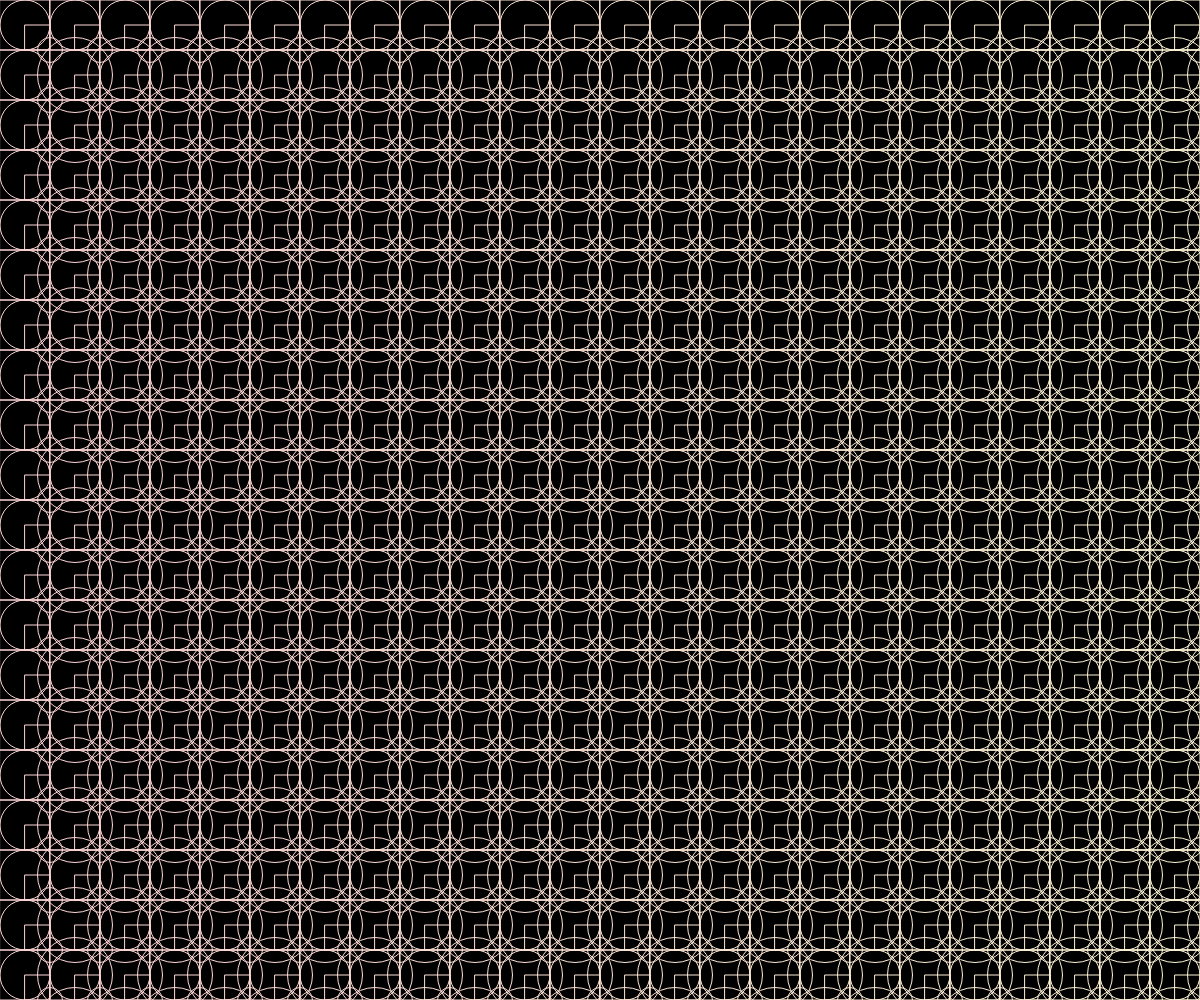
Frame 1 (no input)
Frame 60 (no input): identical to frame 1, image omitted
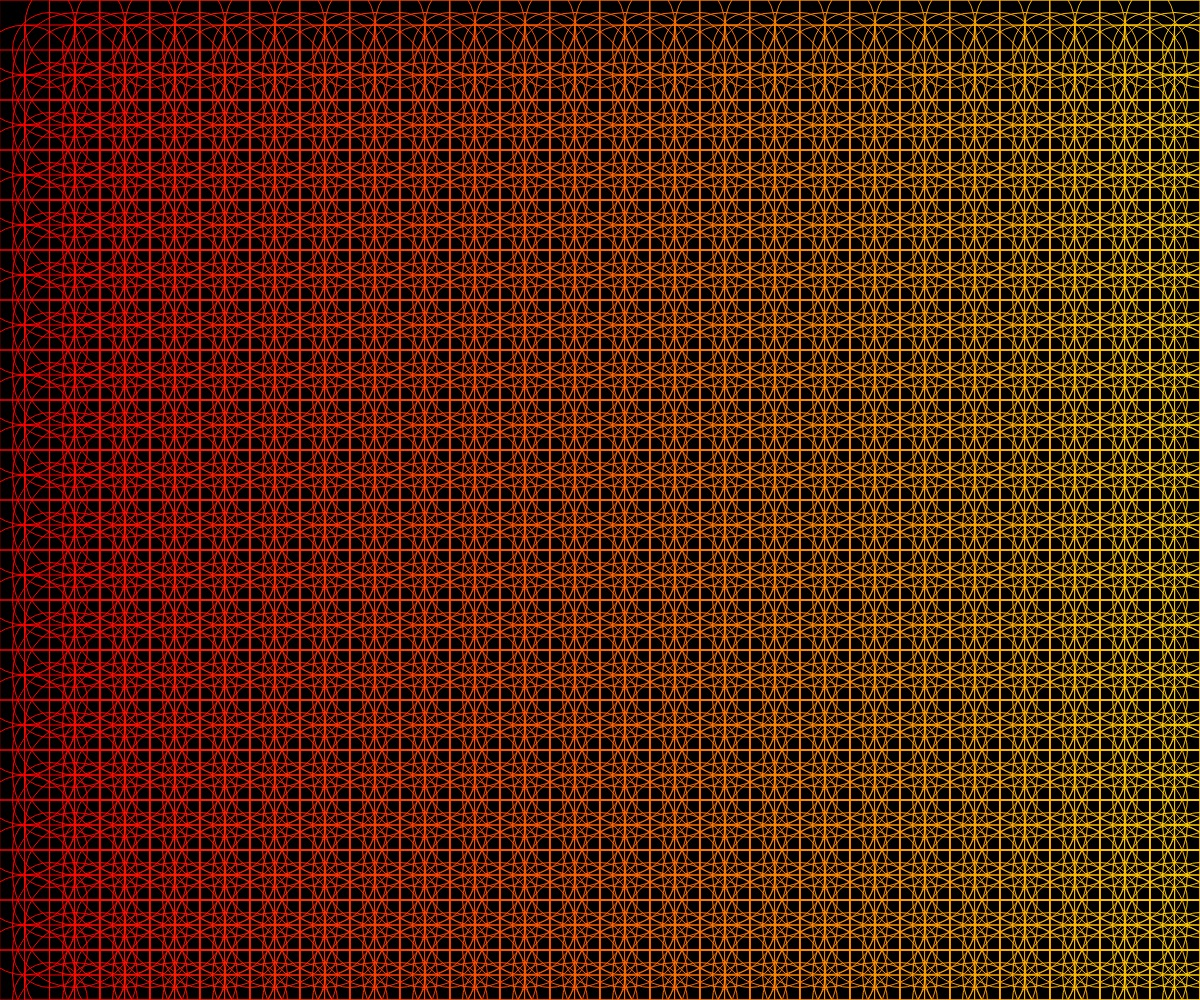
Frame 120 (the mouse pressed at the canvas centre since frame 60)

The p5.js sketch that drew these frames (run headless with seeded random() and noise() and a simulated clock; from frame 60 on, the mouse is pressed at the canvas centre):

// p5.js sketch
// ── sketch.js
function setup() {
	createCanvas(windowWidth, windowHeight);
	background(0);
}

function draw() {
	background(0)
	noFill()
	
	for(var x=0;x<width;x=x+50)
	  	{	
	for(var y=0;y<height;y=y+50)
				{	 
colorMode(HSB)
var J = map(mouseX,0,width,0,100);
var h=map(x,0,width,0,50)
var s=map(mouseY,50,height,25,200)//隨著滑鼠移動會變色及漸層
var b=map(mouseX,10,width,255,130)
	stroke(h,s,b)
	ellipse(x+25,y+25,50+J)//大圓
  stroke(h,s,b)
  rect(x+25,y+25,25+J)
	rect(x,y,50+J)
  stroke(h,s,b)
	ellipse(x+50,y+50,25+J)//小圓
  ellipse(x+75,y+75,75+J)//最大的圓
					
				}
			}
}
